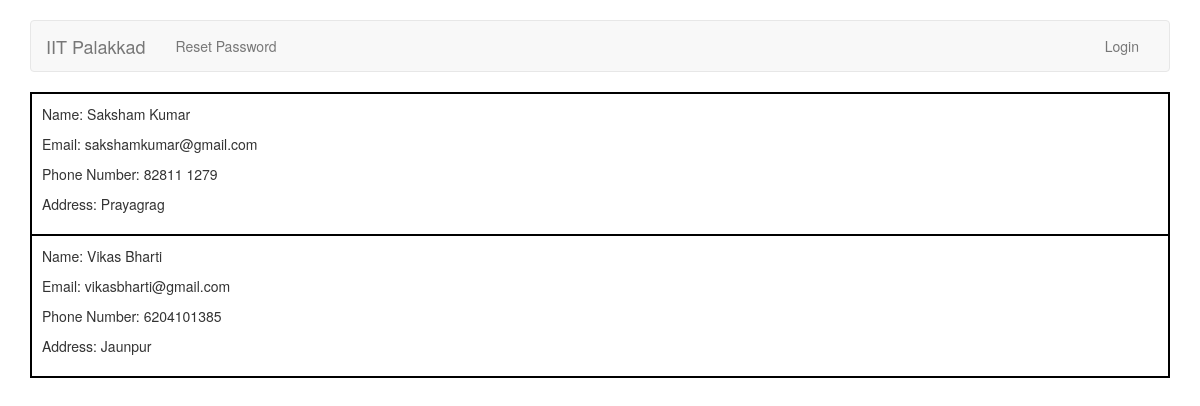
The page /accounts/display/teachers/ on the database as committed earlier.
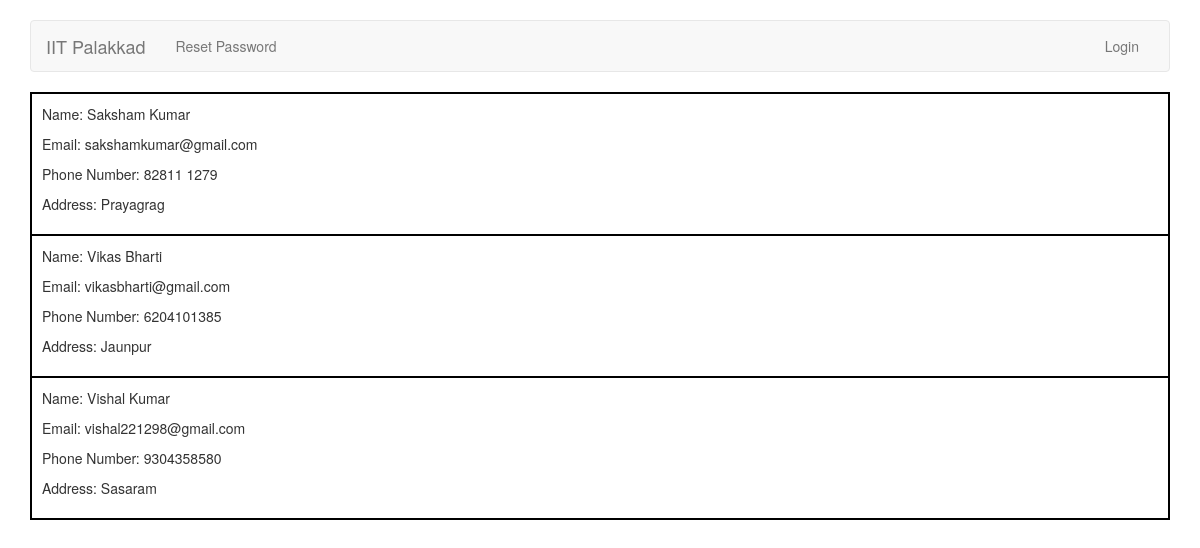
The same page on the database as committed later.
### accounts/models.py (models this page shows)
class TeacherProfile(models.Model):
	user = models.OneToOneField(User, unique=True, on_delete=models.CASCADE, null=True, related_name='teacher_profile')
	phone_number = models.CharField(max_length=10)
	address = models.CharField(max_length=100)
	def __str__(self):
		return self.user.first_name + " " + self.user.last_name

class User(AbstractUser):
    	TA = 1
    	TEACHER = 2
    	ADMIN = 3
    	ROLE_CHOICES = (
        	(TA, 'TA'),
        	(TEACHER, 'Teacher'),
        	(ADMIN, 'Admin'),
    	)
	role = models.PositiveSmallIntegerField(choices=ROLE_CHOICES, null=True, blank=True)

### accounts/views.py (the view)
def display_teachers(request):
	teachers = TeacherProfile.objects.all()
	args = { 'teachers': teachers }
	return render(request, 'accounts/display_teachers.html', args)

### accounts/templates/accounts/display_teachers.html (shortened to what this page needs)
{% extends 'base.html' %}
{% block body %}
	<div class="container">
	<table style="border: 1px solid black; width:100%">
	{% for teacher in teachers %}
	<tr>
	<td style="border: 2px solid black; padding:10px">
		<p>Name: {{ teacher.user.first_name }} {{ teacher.user.last_name }}</p>
		<p>Email: {{ teacher.user.email }}</p>
		<p>Phone Number: {{ teacher.phone_number }}</p>
		<p>Address: {{ teacher.address }}</p>
	</td>
	</tr>
	{% endfor %}
	</table>
	</div>
{% endblock %}

Rows that differ between the two databases and show on the page:
added TeacherProfile: user.first_name "Vishal", user.last_name "Kumar", user.email "vishal221298@gmail.com", phone_number "9304358580", address "Sasaram"
